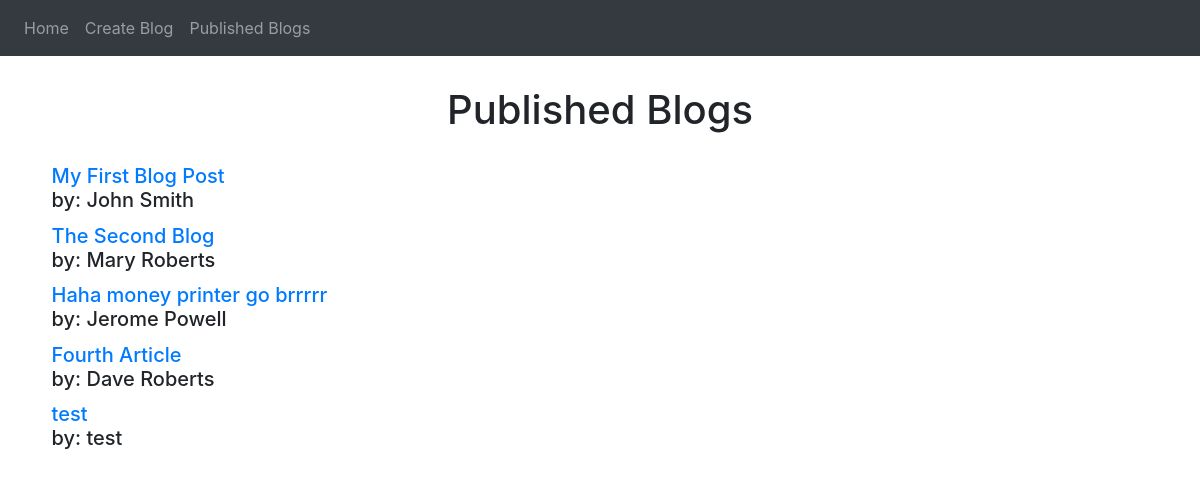
/published_blogs/, run on the app's committed database.
### blog/models.py (models this page shows)
class Article(models.Model):
    title = models.CharField(max_length=250)
    author = models.CharField(max_length=250)
    content = models.TextField()

### blog/views.py (the view)
# urls.py: path('published_blogs/', views.published_blogs_view),
def published_blogs_view(request):
    articles = Article.objects.all()
    template = loader.get_template('blog/publishedBlogs.html')
    context={'articles': articles}
    return HttpResponse(template.render(context, request))

### blog/templates/blog/publishedBlogs.html (shortened to what this page needs)
{% extends "blog/base.html" %}
{% block content %}
<h1 class="center publishedBlogsHeader">Published Blogs</h1>
<ul>
    {% for article in articles %}
    <h5 class="articleTitleSection"><a href="/individual_blog/?page={{forloop.counter}}">{{ article.title }}</a><br> by: {{article.author}}</h5>
    {% endfor %}
</ul>
{% endblock content %}

### blog/templates/blog/publishedBlogs.html (style rules this page uses)
.center { text-align: center; }
.articleTitleSection { margin: 1% }
.publishedBlogsHeader { margin: 2.5%; }

### data on the page
Article: title "My First Blog Post", author "John Smith"
Article: title "The Second Blog", author "Mary Roberts"
Article: title "Haha money printer go brrrrr", author "Jerome Powell"
Article: title "Fourth Article", author "Dave Roberts"
Article: title "test", author "test"
